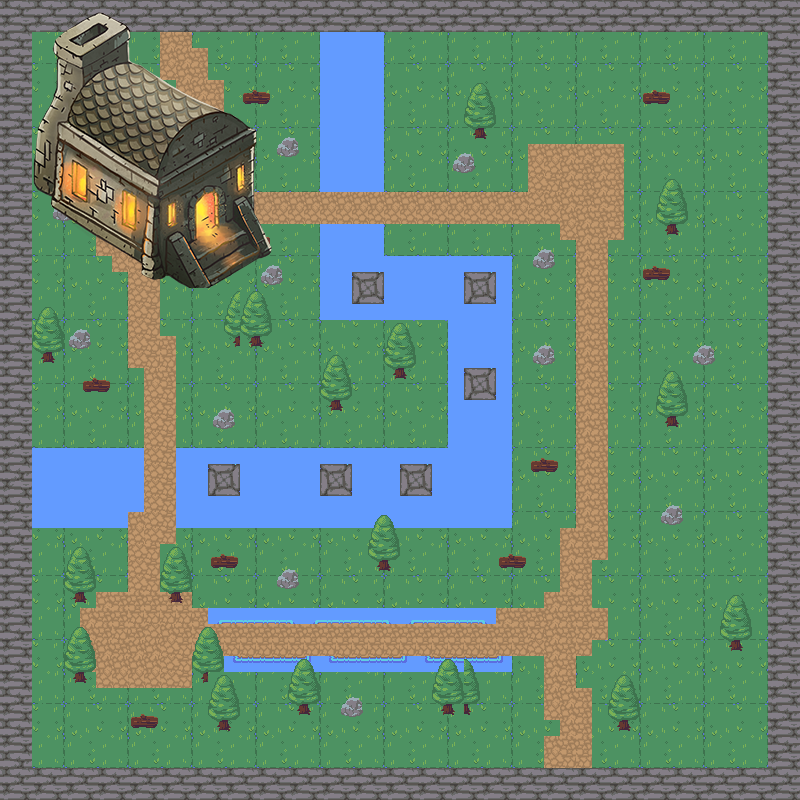

This game map was drawn from its Tiled (.tmx) file and the tilesets committed beside it. A one-line description and the trimmed map source follow:
An orthogonal 50x50 tile map with 16x16 px tiles, 6 tile layers (background, walls, water, path, ...), 3 tilesets and 31 objects (26x collision, player, enter_house, enter_house_exit).

<map version="1.10" tiledversion="1.11.2" orientation="orthogonal" renderorder="right-down" width="50" height="50" tilewidth="16" tileheight="16" infinite="0" nextlayerid="8" nextobjectid="43">
 <tileset firstgid="1" source="nature.tsx" />
 <tileset firstgid="721" name="house" tilewidth="16" tileheight="16" tilecount="324" columns="18">
  <image source="house.png" trans="ffffff" width="300" height="300" />
 </tileset>
 <tileset firstgid="1045" source="house.tsx" />
 <layer id="1" name="background" width="50" height="50">
  <data>[2500 cells, 2500 non-empty, 16 distinct tile ids]</data>
 </layer>
 <layer id="2" name="walls" width="50" height="50">
  <data>[2500 cells, 431 non-empty, 20 distinct tile ids]</data>
 </layer>
 <layer id="3" name="water" width="50" height="50">
  <data>[2500 cells, 286 non-empty, 4 distinct tile ids]</data>
 </layer>
 <layer id="4" name="path" width="50" height="50">
  <data>[2500 cells, 350 non-empty, 4 distinct tile ids]</data>
 </layer>
 <layer id="6" name="three" width="50" height="50">
  <data>[2500 cells, 259 non-empty, 20 distinct tile ids]</data>
 </layer>
 <layer id="7" name="house" width="50" height="50">
  <data>[2500 cells, 271 non-empty, 270 distinct tile ids]</data>
 </layer>
 <objectgroup id="5" name="Objects">
  <object id="1" name="player" x="144.167" y="640">
   <point />
  </object>
  <object id="6" name="collision" x="6.66667" y="2.66667" width="790.667" height="26.6667" />
  <object id="7" name="collision" x="1.33333" y="1.33333" width="28" height="797.333" />
  <object id="9" name="collision" x="-1.33333" y="769.333" width="800" height="24" />
  <object id="10" name="collision" x="765.333" y="0" width="32" height="797.333" />
  <object id="11" name="collision" x="321" y="29.5" width="62" height="160.5" />
  <object id="12" name="collision" x="320" y="222" width="63" height="97.5" />
  <object id="13" name="collision" x="320" y="255.5" width="191" height="64" />
  <object id="14" name="collision" x="448" y="320" width="63.5" height="208.5" />
  <object id="15" name="collision" x="175.5" y="447.5" width="272.5" height="79" />
  <object id="16" name="collision" x="31.5" y="448.5" width="95.5" height="78" />
  <object id="17" name="collision" x="128" y="448.5" width="15.5" height="62.5" />
  <object id="18" name="collision" x="192" y="656" width="32" height="32" />
  <object id="19" name="collision" x="160.667" y="576.667" width="30.6667" height="30.6667" />
  <object id="20" name="collision" x="64.6667" y="576" width="30.6667" height="31.3333" />
  <object id="21" name="collision" x="64" y="656.333" width="31" height="30.6667" />
  <object id="23" name="collision" x="384.5" y="565.5" />
  <object id="24" x="288.333" y="577.333" />
  <object id="28" name="collision" x="499.333" y="555.333" width="26.6667" height="13.6667" />
  <object id="29" name="collision" x="336.667" y="405" />
  <object id="30" name="collision" x="400.333" y="374" />
  <object id="31" name="collision" x="255.333" y="341" />
  <object id="32" name="collision" x="212" y="557.333" width="25.3333" height="9.66667" />
  <object id="35" name="collision" x="225.333" y="724.667" />
  <object id="36" name="collision" x="132.333" y="716" width="24" height="11" />
  <object id="37" name="collision" x="351.333" y="707" />
  <object id="38" name="collision" x="298" y="704" width="14" height="12.6667" />
  <object id="39" name="collision" x="48.6667" y="110.667">
   <polygon points="0,0 4.66667,83.3333 108,167.333 150,177.333 224.667,141.333 207.333,104 204,24" />
  </object>
  <object id="40" name="enter_house" x="189.333" y="195.333" width="35.3333" height="116.667" />
  <object id="41" name="enter_house_exit" x="244.667" y="278.667">
   <point />
  </object>
  <object id="42" x="334.667" y="135.333">
   <point />
  </object>
 </objectgroup>
</map>
